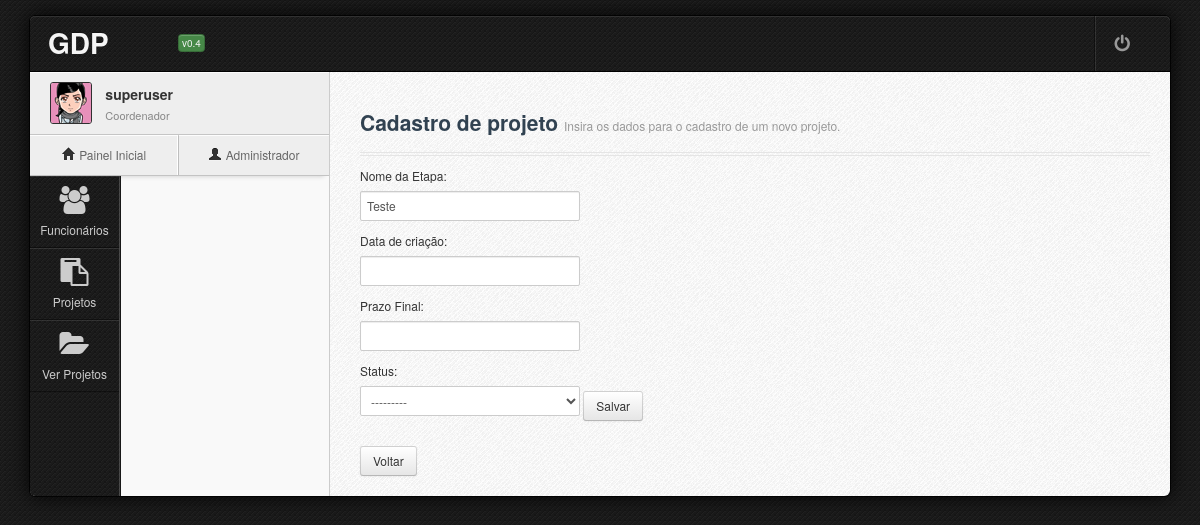
/projetos/8/etapa_atualiza/8/ (signed in), run on the app's committed database.
### sistema/models.py (models this page shows, shortened)
class Funcionario(models.Model):
    nome = models.CharField("Nome", max_length=128)
    contato = models.OneToOneField(Contato, null = True) #null não é salvo no BD e blank não é requerido no form
    cargo = models.CharField(max_length=16, choices = cargos)
    nivel_formacao = models.CharField("Nível de formação", max_length=16, choices = niveis_formacao)
    usuario = models.OneToOneField(User, blank = True, null=True)
    projeto = models.ForeignKey(Projeto, blank = True, null = True)
    class Meta:
        verbose_name = "Funcionário"
        verbose_name_plural = "Funcionários"

class Etapa(models.Model):
    nome = models.CharField("Nome da Etapa", max_length=128)
    inicio = models.DateField("Data de criação", blank=True, null=True)
    prazo = models.DateField("Prazo Final", blank=True, null=True)
    status = models.CharField(max_length=16, choices = status_etapa)
    projeto = models.ForeignKey(Projeto)
    class Meta:
        verbose_name = "Etapa"
        verbose_name_plural = "Etapas"

### sistema/views.py (the view, shortened to what this page needs)
# urls.py: url(r'^projetos/(?P<id_projeto>[0-9]+)/etapa_atualiza/(?P<id_etapa>[0-9]+)/$', views.etapa_status),
@login_required
@permission_required('auth.perm_g', login_url='/home/')
def etapa_status(request, id_projeto, id_etapa):
    funcionario_corrente = Funcionario.objects.get(usuario=request.user)
    projeto_corrente = Projeto.objects.get(id = id_projeto)
    etapa_corrente = Etapa.objects.get(id = id_etapa)
    etapa_form = EtapaForm(instance=etapa_corrente)
    return render(request, "etapa_status.html", locals())

### sistema/forms.py
class EtapaForm(forms.ModelForm):
    class Meta:
        model = Etapa
        exclude = ('projeto',)

### sistema/templates/etapa_status.html (shortened to what this page needs)
{% extends "base.html" %}
{% block titulo %}Cadastro de projeto{% endblock titulo %}
{% block subtitulo %}Insira os dados para o cadastro de um novo projeto.{% endblock subtitulo %}
{% block conteudo %}
<form method="POST" action="{{request.path}}">{% csrf_token %}
    {{etapa_form.as_table}}
    <button class="btn" type="submit">Salvar</button>
</form>
<br>
<a href="/projetos/{{projeto_corrente.id}}" class="btn">Voltar</a>
{% endblock conteudo %}

### sistema/templates/base.html (shortened to what this page needs)
<!DOCTYPE html>
 <html class="no-js">
    <head>
	<link rel="stylesheet" type="text/css" href="/static/css/jasny-bootstrap.min.css">
	<link rel="stylesheet" type="text/css" href="/static/css/bootstrap.min.css">
	<link rel="stylesheet" type="text/css" href="/static/css/icon/fugue.min.css">
	<link rel="stylesheet" type="text/css" href="/static/css/icon/elusive.min.css">
	<link rel="stylesheet" type="text/css" href="/static/css/icon/font-awesome.min.css">
	<link rel="stylesheet" type="text/css" href="/static/css/default.min.css">
	<link rel="stylesheet" type="text/css" href="/static/css/default.responsive.min.css">
	<link rel="stylesheet" type="text/css" href="/static/css/plugins/uniform.default.css">
	<link rel="stylesheet" type="text/css" href="/static/css/jui/jquery.ui.min.css">
    </head>
    <body class="body5">
        <div id="wrapper" class="boxed">
            <div id="wrapper-inner" class="pattern8">
                <div id="main-header">
		    <div class="container-fluid">
			<div class="row-fluid">
			    <div class="span12">
				<div class="title">
				    <h1>GDP <small>v0.4</small></h1>
			        </div>
				<div class="header-panel">
				    <div id="dropdown-patterns" class="dropdown" rel="tooltip" data-placement="bottom" title="Logout">
					<a href="/logout/" class="menu dropdown-toggle" onclick="return confirm('Deseja realmente fazer logout do sistema?')" ><i class="icon iconfa-off"></i></a>
				    </div>
				</div>
			    </div>
			</div>
		    </div>
                </div>
                <div id="sidebar">
                    <div class="profile" data-detach="profile">
                        <div class="profile-pic">
			    <div class="btn-group">
				    <img src="/static/img/avatar/40x40/avatar4.png" width="40px" height="40px" alt="{{membro_logado.user.get_full_name}}" class="dropdown-toggle" data-toggle="dropdown">
                </div>
                        </div>
                        <div class="profile-info">
                            <span class="name">{{funcionario_corrente.nome}}</span>
                            <span class="job">{{funcionario_corrente.get_cargo_display}}</span>
                        </div>
                        <div class="profile-panel">
                            <div class="profile-panel-menu" id="panel-message">
                                <a href="/home/" class="menu">
                                    <i class="icon icon-home"></i>
                                    <span class="text">Painel Inicial</span>
                                </a>
                            </div>
                            <div class="profile-panel-menu" id="panel-notification">
                                <a href="/admin/" class="menu">
                                    <i class="icon icon-user"></i>
                                    <span class="text">Administrador</span>
                                </a>
                            </div>
                        </div>
                    </div>
                    <ul class="nav-mainmenu" id="nav-mainmenu">
                        <li class="accordion-group">
                            <a href="/cadastra_funcionario/"><span class="icon iconfa-group"></span><span class="text">Funcionários</span><span class="badge pull-right">4</span></a>
                        </li>
                        <li class="accordion-group">
                            <a href="/cadastra_projeto/"><span class="icon iconfa-paste"></span><span class="text">Projetos</span><span class="badge pull-right">5</span></a>
                        </li>
                        <li class="accordion-group">
                            <a href="/projetos/"><span class="icon iconfa-folder-open"></span><span class="text">Ver Projetos</span><span class="badge pull-right">3</span></a>
                        </li>
                    </ul>
                </div>
                <div id="main-content">
                    <p>&nbsp;</p>
                    <h3>{% block titulo %}{% endblock titulo %} <small>{% block subtitulo %}{% endblock subtitulo %}</small></h3>
                    <hr class="style1">
		    <div class="row-fluid" >
			<div class="span12">
			{% block conteudo %}{% endblock conteudo %}
					    </div>
                    </div>
					<br/>
                </div>
            </div>
        </div>
    </body>
</html>

### data on the page
Funcionario: nome "superuser", cargo "Coordenador"
Etapa: nome "Teste", status "---------"
